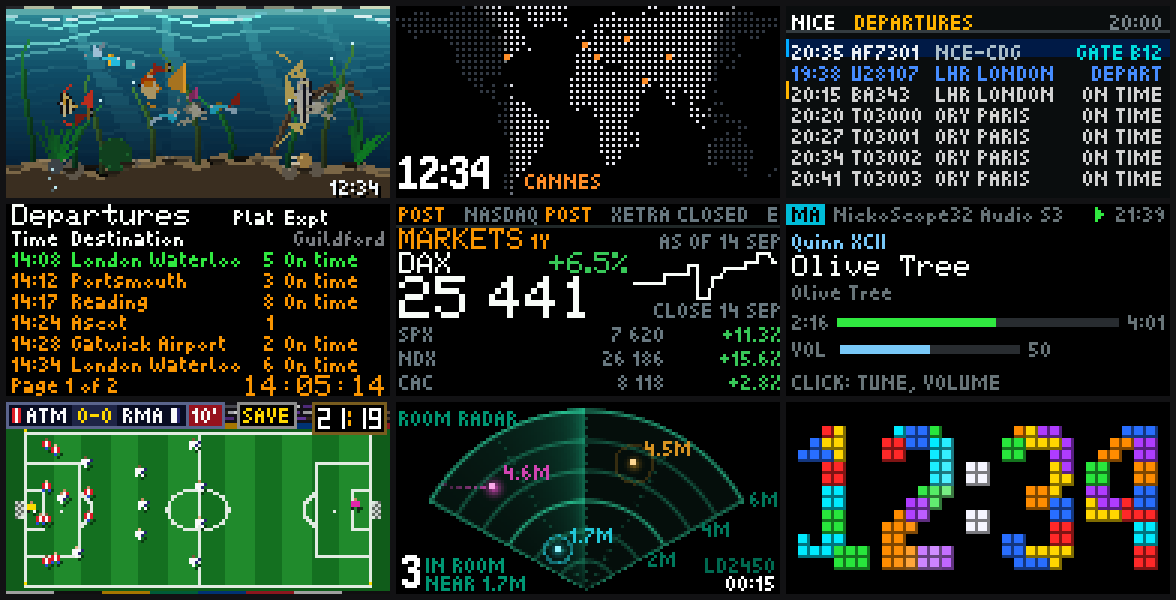
#> input picture img/screens.png, 1176 x 600 px
$ python -i icon_tool.py   (imports and definitions only)
#> lines starting #> are read from the running program, lines starting #| are printed output that depends on the picture
#!/usr/bin/env python3
"""Make and publish 16x16 card icons.

  python3 tools/icon_tool.py from-png bell.png bell.i16
  python3 tools/icon_tool.py publish bell.i16 bell        # to the live broker

The wire format is what the firmware reads: 512 bytes, RGB565, big-endian,
row-major. Big-endian because that is the order a colour is written down.
"""
import os, pathlib, struct, sys

W = H = 16

def to565(r, g, b):
    return ((r & 0xF8) << 8) | ((g & 0xFC) << 3) | (b >> 3)

def from_png(src, dst):
#> called with src = '../img/screens.png', dst = 'out.png'
    from PIL import Image
    im = Image.open(src).convert("RGB").resize((W, H), Image.NEAREST)
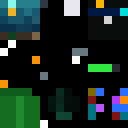
#> im: PIL image 16x16 RGB (shown 8 times larger); mean R, G, B 25.3, 42.7, 35.3
    out = bytearray()
    for y in range(H):
        for x in range(W):
            out += struct.pack(">H", to565(*im.getpixel((x, y))))
    pathlib.Path(dst).write_bytes(out)
    print(f"{dst}: {len(out)} bytes")
#| out.png: 512 bytes

def publish(src, name):
    import socket
    data = pathlib.Path(src).read_bytes()
    if len(data) != W * H * 2:
        sys.exit(f"{src} is {len(data)} bytes, need {W*H*2}")
    env = lambda k: os.popen(
        f"bash -c 'set -a; . ~/.config/nickoscope/bridge.env; set +a; echo ${k}'").read().strip()
    host, user, pw = env("MQ_HOST") or "192.168.4.35", env("MQ_USER"), env("MQ_PASS")
    # MQTT remaining length: seven bits per byte, continuation bit on the rest.
    def enc(n):
        out = b""
        while True:
            d = n % 128; n //= 128
            out += bytes([d | 0x80]) if n else bytes([d])
            if not n: return out
    s16 = lambda x: struct.pack("!H", len(x.encode())) + x.encode()
    sk = socket.create_connection((host, 1883), 5); sk.settimeout(8)
    p = s16("MQTT") + bytes([4, 0xC2 if user else 0x02]) + struct.pack("!H", 30) + s16("icontool")
    if user: p += s16(user) + s16(pw)
    sk.sendall(bytes([0x10]) + enc(len(p)) + p)
    if sk.recv(4)[3] != 0: sys.exit("broker refused the connection")
    topic = f"nickoscope_matrix/icon/{name}"
    pk = s16(topic) + data
    sk.sendall(bytes([0x31]) + enc(len(pk)) + pk)          # retained
    print(f"{topic}: {len(data)} bytes, retained")
    sk.close()

# [4 lines not run here, left out]

>>> result = from_png('../img/screens.png', 'out.png')
